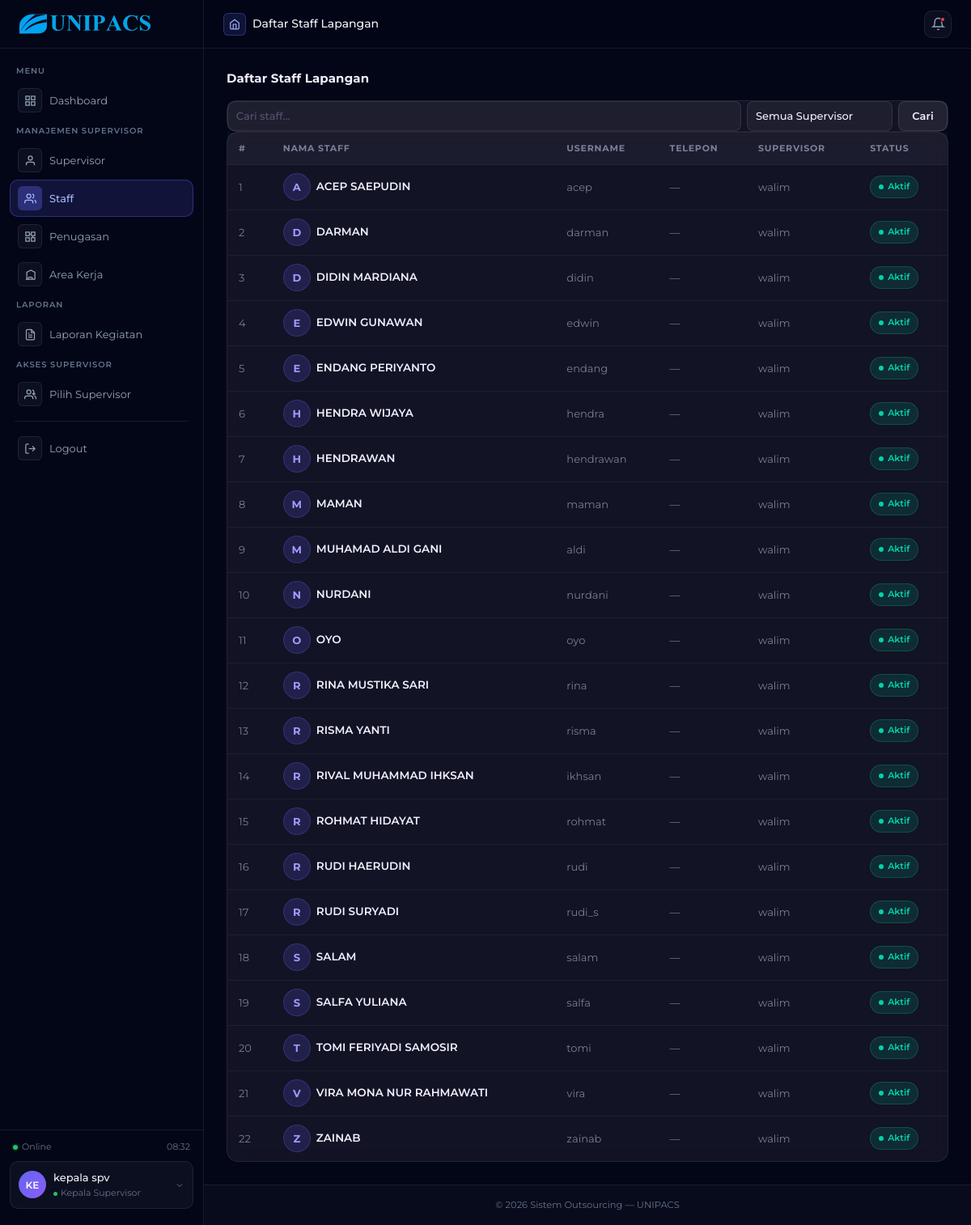
Page /kepala/staff/ (signed in) on the earlier database version.
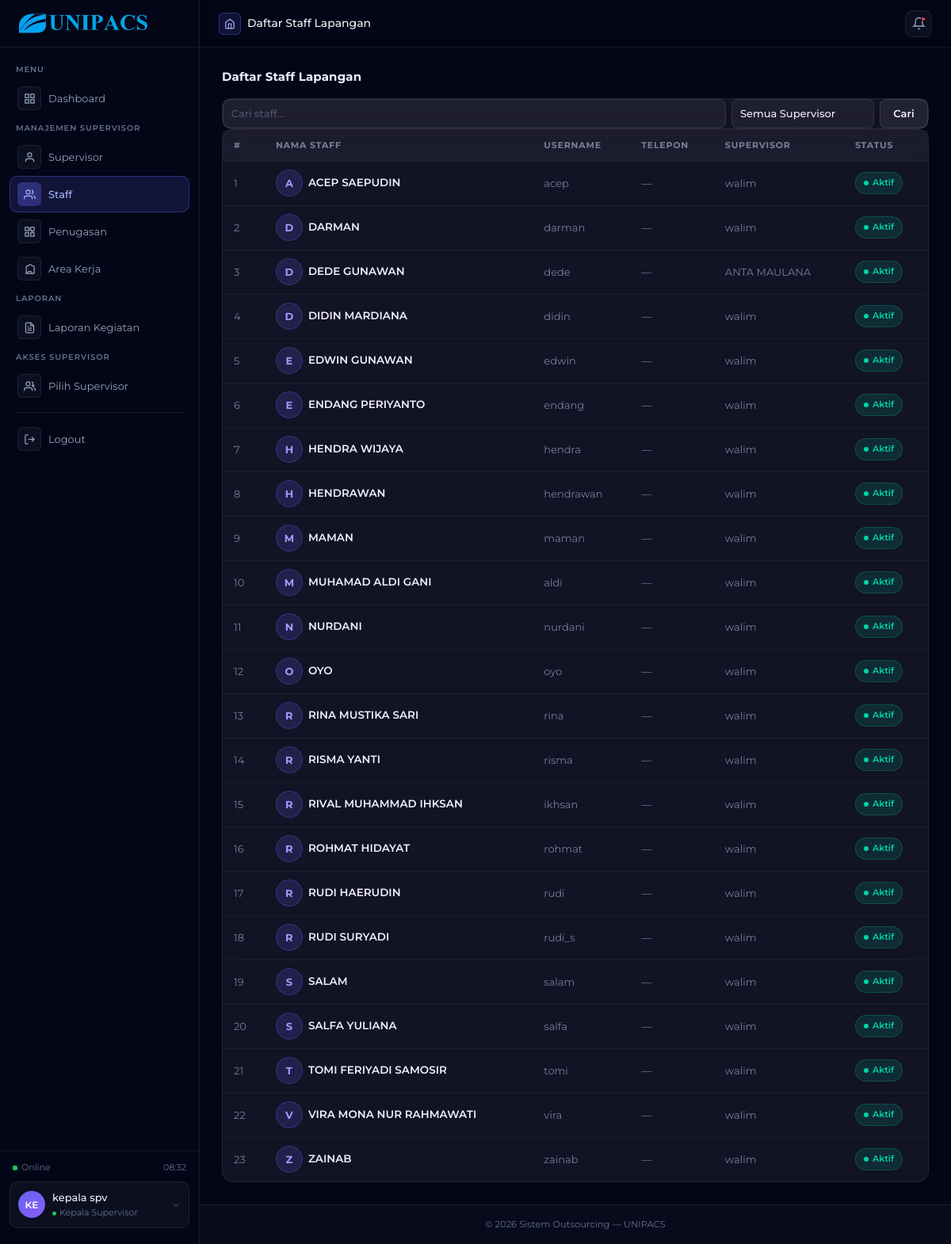
Same page on the later database version.
### outsourcing/models.py (models this page shows, shortened)
class User(AbstractUser):
    role = models.CharField(
        max_length=30,
        choices=RoleChoices.choices,
        default=RoleChoices.STAFF,
    )
    nama_lengkap = models.CharField(max_length=150, blank=True)
    jenis_kelamin = models.CharField(
        max_length=1,
        choices=GenderChoices.choices,
        blank=True,
        null=True,
    )
    nik = models.CharField(
        max_length=20,
        blank=True,
        null=True,
        help_text='NIK / ID Karyawan (contoh: 202403157)',
    )
    telepon      = models.CharField(
        max_length=20,
        blank=True,
        validators=[telepon_validator],
    )
    foto_profil  = models.ImageField(
        upload_to='foto_profil/',
        blank=True,
        null=True,
    )
    dibuat_pada  = models.DateTimeField(auto_now_add=True)
    diubah_pada  = models.DateTimeField(auto_now=True)
    class Meta:
        verbose_name        = 'Pengguna'
        verbose_name_plural = 'Pengguna'
        ordering            = ['nama_lengkap']

### outsourcing/views/kepala_supervisor/akun.py (the view)
@kepala_supervisor_required
def staff_list(request):
    q        = request.GET.get('q', '').strip()
    spv_id   = request.GET.get('supervisor', '').strip()
    staff_qs = get_staff_list(request.user)
    if q:
        staff_qs = staff_qs.filter(
            Q(nama_lengkap__icontains=q) | Q(username__icontains=q)
        )
    if spv_id:
        staff_qs = staff_qs.filter(
            supervisor_saya__supervisor__pk=spv_id,
            supervisor_saya__is_active=True,
        )
    staff_data = []
    for stf in staff_qs:
        rel = StaffSupervisor.objects.filter(
            staff=stf, is_active=True
        ).select_related('supervisor').first()
        staff_data.append({
            'staff'     : stf,
            'supervisor': rel.supervisor if rel else None,
        })
    from outsourcing.utils import get_supervisor_list
    supervisor_list = get_supervisor_list(request.user)
    context = {
        'staff_data'     : staff_data,
        'supervisor_list': supervisor_list,
        'q'              : q,
        'spv_id'         : spv_id,
        'page_title'     : 'Daftar Staff Lapangan',
    }
    return render(request, 'kepala_supervisor/akun/staff_list.html', context)

### outsourcing/utils.py (called while the page is built)
def get_models():
    from outsourcing.models import (
        User, Perusahaan, AreaKerja, SubArea,
        LaporanKegiatan, ItemKegiatan,
        KepalaSupervisorJasa, SupervisorPerusahaan, StaffSupervisor,
    )
    return {
        'User': User,
        'Perusahaan': Perusahaan,
        'AreaKerja': AreaKerja,
        'SubArea': SubArea,
        'LaporanKegiatan': LaporanKegiatan,
        'ItemKegiatan': ItemKegiatan,
        'KepalaSupervisorJasa': KepalaSupervisorJasa,
        'SupervisorPerusahaan': SupervisorPerusahaan,
        'StaffSupervisor': StaffSupervisor,
    }

### outsourcing/templates/kepala_supervisor/akun/staff_list.html (shortened to what this page needs)
{% extends 'kepala_supervisor/base_kepala.html' %}
{% load static %}
{% block extra_css %}
<link rel="stylesheet" href="{% static 'css/kepala_spv/kepala.css' %}">
{% endblock %}
{% block content %}
<div class="page-header">
    <h5>Daftar Staff Lapangan</h5>
</div>
<div class="search-card">
    <form method="get" class="d-flex gap-2 flex-wrap">
        <input type="text" name="q" value="{{ q }}" class="form-control form-control-sm" style="min-width:140px;flex:1;" placeholder="Cari staff...">
        <select name="supervisor" class="form-select form-select-sm" style="max-width:180px;">
            <option value="">Semua Supervisor</option>
        </select>
        <button class="btn btn-sm btn-secondary">Cari</button>
    </form>
</div>
<div class="table-card">
    <div class="table-responsive">
        <table class="table mb-0">
            <thead>
                <tr>
                    <th>#</th>
                    <th>Nama Staff</th>
                    <th>Username</th>
                    <th>Telepon</th>
                    <th>Supervisor</th>
                    <th>Status</th>
                </tr>
            </thead>
            <tbody>
                {% for data in staff_data %}
                <tr>
                    <td class="cell-muted">{{ forloop.counter }}</td>
                    <td>
                        <div class="d-flex align-items-center gap-2">
                            <div class="staff-avatar">{{ data.staff.nama_lengkap|first|upper }}</div>
                            <span class="cell-name">{{ data.staff.nama_lengkap }}</span>
                        </div>
                    </td>
                    <td class="cell-muted">{{ data.staff.username }}</td>
                    <td class="cell-muted">{{ data.staff.telepon|default:'—' }}</td>
                    <td class="cell-muted">{% if data.supervisor %}{{ data.supervisor.nama_lengkap }}{% else %}—{% endif %}</td>
                    <td>
                        {% if data.staff.is_active %}<span class="status-badge badge-aktif">Aktif</span>
                        {% else %}<span class="status-badge badge-nonaktif">Nonaktif</span>{% endif %}
                    </td>
                </tr>
                {% empty %}
                <tr><td colspan="6" class="text-center text-muted py-5">
                    <i class="bi bi-people" style="font-size:2rem;opacity:0.3;display:block;margin-bottom:8px;"></i>Belum ada staff.
                </td></tr>
                {% endfor %}
            </tbody>
        </table>
    </div>
</div>
{% endblock %}

Differences in the rows shown:
added User: staff.nama_lengkap|first "D", staff.nama_lengkap "DEDE GUNAWAN", staff.username "dede", staff.telepon "—", supervisor.nama_lengkap "ANTA MAULANA", is_active "Aktif"
